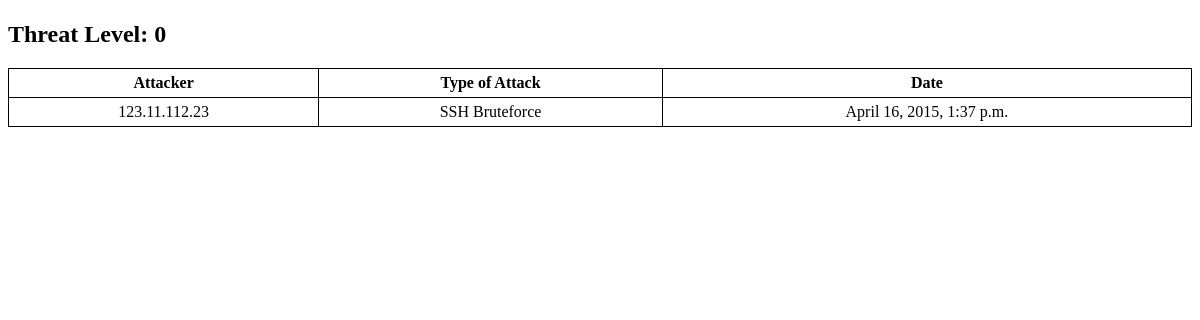
The app's page /topology/machine/10.104.237.34/, older data.
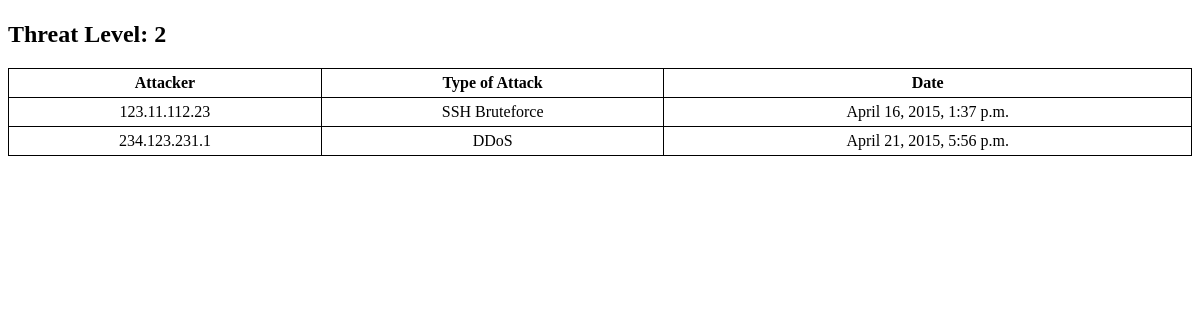
The same page, newer data.
### topology/models.py (models this page shows, shortened)
class Machine(models.Model):
    ip = models.CharField(max_length=15, unique=True) #255.255.255.255
    name = models.CharField(max_length=16, default="") #SSH-Server
    number_of_threats = models.IntegerField(default=0)
    def __unicode__(self):
        return self.ip

class Threat(models.Model):
    name = models.CharField(max_length=64)
    attacker = models.CharField(max_length=15) #255.255.255.255
    reciever = models.ForeignKey(Machine, to_field='ip')
    date = models.DateTimeField()

### topology/views.py (the view)
# urls.py: url(r'^machine/(?P<ip>.*)/$',views.machine, name='machine'),)
def machine(request, ip):
    context_dict = {}
    try:
        machine = Machine.objects.get(ip=ip)
        context_dict['machine_ip'] = machine
        threats = Threat.objects.filter(reciever=ip)
        context_dict['threats'] = threats
    except:
        pass
    return render(request, 'topology/machine.html', context_dict)

### templates/topology/machine.html (shortened to what this page needs)
<!DOCTYPE html>
<html>
  <head>
  </head>
  <body>
    <h2>Threat Level: {{machine_ip.number_of_threats}} </h2>
    <table style="width:100%">
      <tr>
        <th>Attacker</th>
        <th>Type of Attack</th>
        <th>Date</th>
      </tr>
      {% for threat in threats %}
      <tr>
        <td>{{ threat.attacker }}</td>
        <td>{{ threat.name }}</td>
        <td>{{ threat.date }}</td>
      </tr>
    {% endfor %}
  </table>
  </body>
</html>

### templates/topology/machine.html (style rules this page uses)
table, th, td { border: 1px solid black; border-collapse: collapse; padding: 5px; text-align: center; }

Row changes from the older to the newer data that the page shows:
changed Machine: number_of_threats "0" → "2"
added Threat: attacker "234.123.231.1", name "DDoS", date "April 21, 2015, 5:56 p.m."
